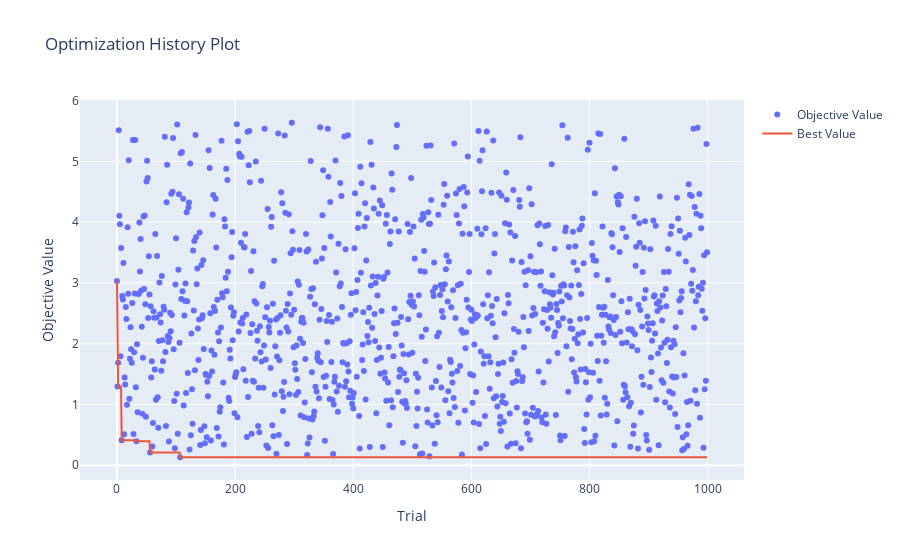

The cell this chart's notebook holds for it:
### Code cell
optuna.visualization.plot_optimization_history(study)

### Figure 1 — Plotly figure (JSON) as saved in the notebook; plotly's stock layout.template omitted (floating-point values rounded to 4 significant figures; data arrays with more than 128 entries replaced by an {"elided": "..."} marker saying what was removed)
{"data": [{"mode": "markers", "name": "Objective Value", "type": "scatter", "x": {"elided": "1000 int values"}, "y": {"elided": "1000 float values"}}, {"mode": "lines", "name": "Best Value", "type": "scatter", "x": {"elided": "1000 int values"}, "y": {"elided": "1000 float values"}}, {"marker": {"color": "#cccccc"}, "mode": "markers", "name": "Infeasible Trial", "showlegend": false, "type": "scatter", "x": [], "y": []}], "layout": {"title": {"text": "Optimization History Plot"}, "xaxis": {"title": {"text": "Trial"}}, "yaxis": {"title": {"text": "Objective Value"}}}}
